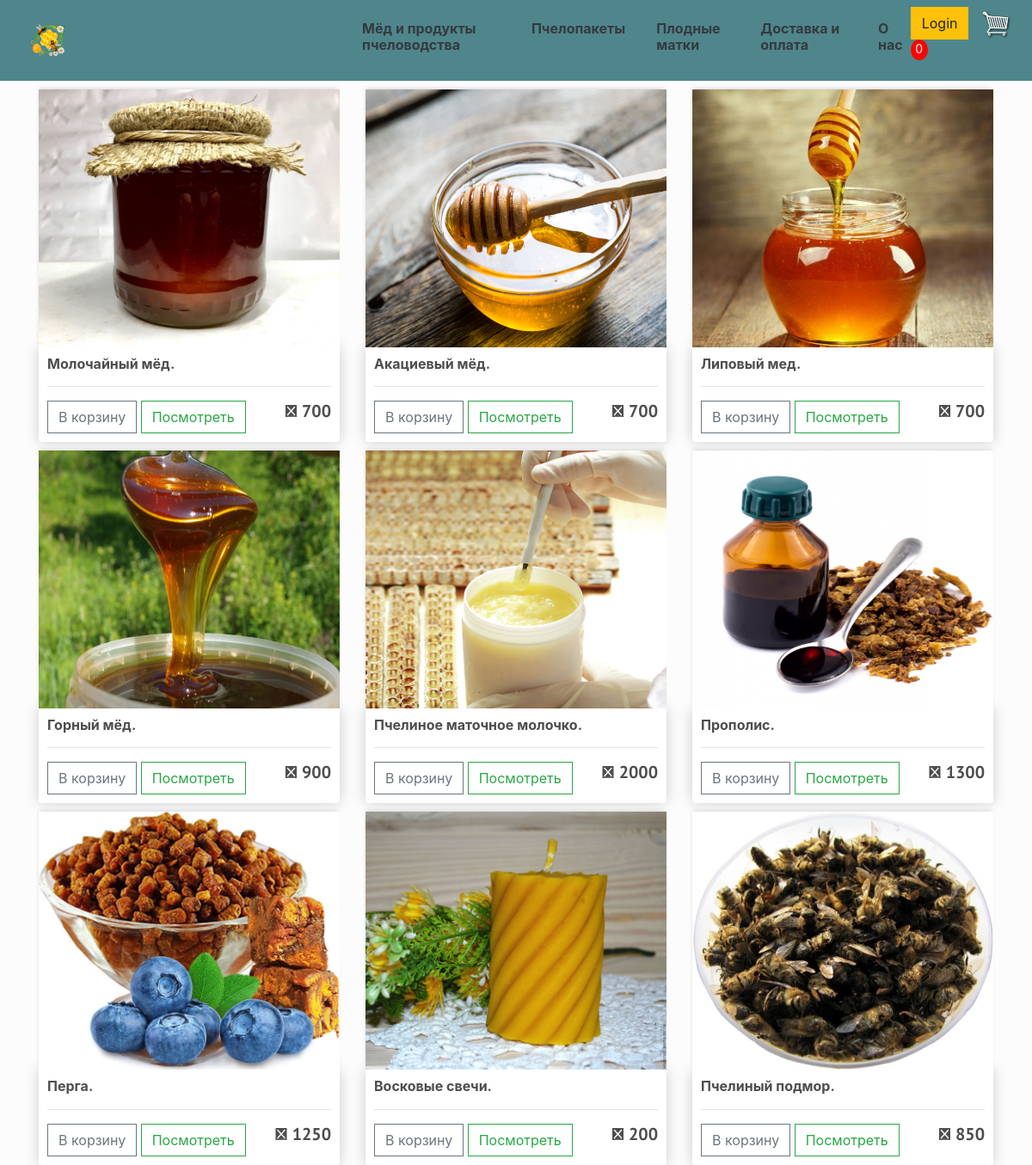
The page / on the database its author committed.
### store/models.py (models this page shows, shortened)
class Product(models.Model):
	category=models.ForeignKey(Category, on_delete=models.SET_NULL, null=True, blank=True)
	title = models.CharField(max_length=200, null=True)
	price = models.FloatField()
	description = models.TextField()
	digital = models.BooleanField(default=False, null=True, blank=False)
	image = models.ImageField(null=True, blank=True)
	massa = models.CharField(max_length=20, null=True)
	@property
	def imageURL(self):
		try:
			url = self.image.url
		except:
			url = ''
		return url

### store/views.py (the view)
# urls.py: path('', include('store.urls')),
def store(request):
	data = cartData(request)
	cartItems = data['cartItems']
	products = Product.objects.filter(category_id=1)
	context = {'products': products,"cartItems": cartItems }
	return render(request, 'store/store.html', context)

### store/utils.py (called while the page is built, shortened)
def cookieCart(request):
	try:
		cart = json.loads(request.COOKIES['cart'])
	except:
		cart = {}
	items = []
	order = {'get_cart_total':0, 'get_cart_items':0, 'shipping':False}
	cartItems = order['get_cart_items']
	return {'cartItems':cartItems ,'order':order, 'items':items}

def cartData(request):
	if request.user.is_authenticated:
		customer = request.user.customer
		order, created = Order.objects.get_or_create(customer=customer, complete=False)
		items = order.orderitem_set.all()
		cartItems = order.get_cart_items
	else:
		cookieData = cookieCart(request)
		cartItems = cookieData['cartItems']
		order = cookieData['order']
		items = cookieData['items']
	return {'cartItems':cartItems ,'order':order, 'items':items}

### store/templates/store/store.html (shortened to what this page needs)
{% extends 'store/main.html' %}
{% load static %}
{% block content %}
<div class="row">
	{% for product in products %}
	<div class="col-lg-4">
		<img class="thumbnail" src=" {{ product.imageURL }}">
		<div class="box-element product">
		<h6><strong>{{ product.title}}.</strong></h6>
			<hr>
			<button data-product={{product.id}} data-action="add" class="btn btn-outline-secondary add-btn update-cart">В корзину</button>
			<a class="btn btn-outline-success" href="{% url 'product_detail_url' id=product.id %}">Посмотреть</a>
			<h5 class="price" style="display: inline-block; float: right"><strong>&#8399; {{product.price|floatformat:0}}</strong></h5>
		</div>
	</div>
	{% endfor %}
</div>
{% endblock content %}

### store/templates/store/main.html (shortened to what this page needs)
<!DOCTYPE html>
{% load static %}
<html lang="en">
<head>
<link rel="stylesheet" href="https://stackpath.bootstrapcdn.com/bootstrap/4.4.1/css/bootstrap.min.css">
	<link rel="stylesheet" type="text/css" href="{% static "css/main.css" %}">
</head>
<body style="background-color:hsla(0, 0%, 98%, 0.5);">
<nav  class="navbar navbar-expand-lg navbar-dark bg-dark ">
    <a href="{% url 'store' %}"><img style="width:15%;padding:1px 1px 1px 20px;" class="logo" alt="Logo" src="{% static 'images/bee.png' %}"></a>
    <div class="collapse navbar-collapse" id="navbarSupportedContent">
      <ul class="navbar-nav mr-auto">
        <li class="nav-item active">
          <a class="nav-link text-dark h6" href="{% url 'store' %}"><strong>Мёд и продукты пчеловодства</strong></a>
        </li>
        <a class="nav-link text-dark h6" style="margin-left:20px;"href="{% url 'bee_store_url' %}"><strong>Пчелопакеты</strong></a>
        <a class="nav-link text-dark h6" style="margin-left:20px;"href="{% url 'bee_queen_url' %}"><strong>Плодные матки</strong></a>
         <a class="nav-link text-dark h6" style="margin-left:20px;"href="#"><strong>Доставка и оплата</strong></a>
         <a class="nav-link text-dark h6" style="margin-left:20px;"href="#"><strong>О нас</strong></a>
      </ul>
      <div class="form-inline my-2 my-lg-0">
        <a href="#"class="btn btn-warning">Login</a>
        <a href="{% url 'cart' %}">
          <img  id="cart-icon" src="{% static 'images/cart.png' %}">
        </a>
        <p id="cart-total">{{cartItems}}</p>
      </div>
    </div>
  </nav>
<div class="container">
	{% block content %}
	{% endblock content	%}
</div>
</body>
</html>

### static/css/main.css (style rules this page uses)
h1,h2,h3,h4,h5,h6 { color:hsl(0, 0%, 30%); }
.box-element { box-shadow:hsl(0, 0%, 80%) 0 0 16px; background-color: #fff; border-radius: 4px; padding: 10px; }
.thumbnail { width: 100%; height: 300px; -webkit-box-shadow: -1px -3px 5px -2px rgba(214,214,214,1); -moz-box-shadow: -1px -3px 5px -2px rgba(214,214,214,1); box-shadow: -1px -3px 5px -2px rgba(214,214,214,1); }
.product { border-radius: 0 0 4px 4px; }
.bg-dark { background-color: #4f868c!important; }
#cart-icon { width:35px; display: inline-block; margin-left: 15px; margin-right: 1px; }
.price { font-family: 'PT Sans', serif; }
#cart-total { display: block; text-align: center; color:#fff; background-color: red; width: 20px; height: 24px; border-radius: 50%; font-size: 14px; margin-right: 25px; }
.col-lg-4, .col-lg-6, .col-lg-8, .col-lg-12 { margin-top: 10px; }
.btn { border-radius: 0; }

### rows shown on the page
Product: imageURL (picture), title "Молочайный мёд", price "700"
Product: imageURL (picture), title "Акациевый мёд", price "700"
Product: imageURL (picture), title "Липовый мед", price "700"
Product: imageURL (picture), title "Горный мёд", price "900"
Product: imageURL (picture), title "Пчелиное маточное молочко", price "2000"
Product: imageURL (picture), title "Прополис", price "1300"
Product: imageURL (picture), title "Перга", price "1250"
Product: imageURL (picture), title "Восковые свечи", price "200"
Product: imageURL (picture), title "Пчелиный подмор", price "850"

### other values the page prints
{{ cartItems }} "0"
